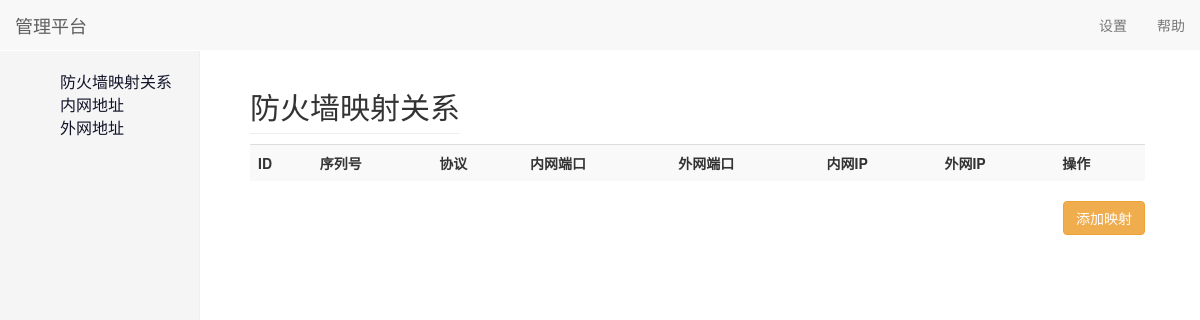
Page /fwmapping/indexdetail/ on the earlier database version.
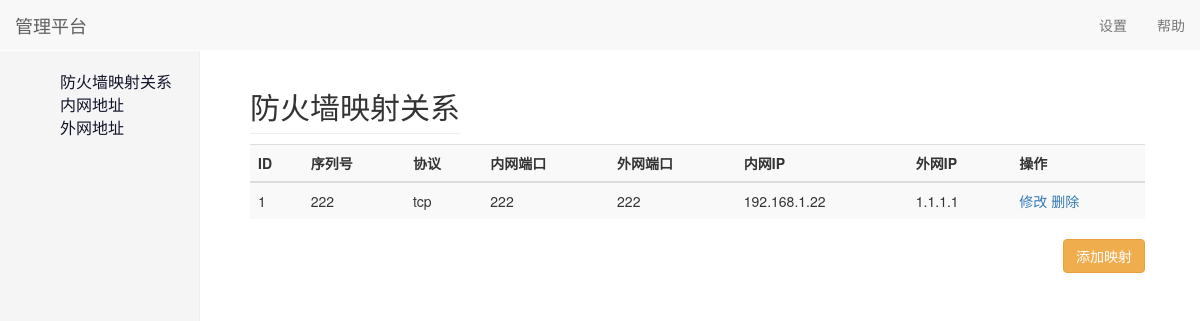
Same page on the later database version.
### fwMapping/models.py (models this page shows, shortened)
class Mapping(models.Model):
    mapid = models.PositiveIntegerField()
    serid = models.PositiveIntegerField()
    chiose = ((1, "tcp"), (2, "udp"), (3, "icmp"))
    protocol = models.IntegerField(choices=chiose, default=1)
    lanport = models.PositiveIntegerField()
    wanport = models.PositiveIntegerField()
    lanip = models.ForeignKey(to='Laninter', on_delete=models.CASCADE)
    wanip = models.ForeignKey(to='Waninter', on_delete=models.CASCADE)
    class Meta:
        unique_together = ('lanip', 'lanport', 'wanport')

class Laninter(models.Model):
    lanip = models.GenericIPAddressField(unique=True)

class Waninter(models.Model):
    wanip = models.GenericIPAddressField(unique=True)

### fwMapping/views.py (the view, shortened to what this page needs)
# urls.py: path('indexdetail/', views.IndexDetail.as_view({'get': 'list', 'delete': 'delete'}), name="indexDetail"),
class IndexDetail(ViewSetMixin, APIView):
    def list(self, request, *args, **kwargs):
        queryset = models.Mapping.objects.all()
        forms = modelSer.MappingForm(request.POST)
        return render(request, 'indexDetail.html', {"forms": forms, "queryset": queryset})

### fwMapping/templates/indexDetail.html (shortened to what this page needs)
{% extends 'index.html' %}
{% block right_box %}
    {% load static %}
    <div class="clearfix">
        <h2 class="sub-header pull-left">防火墙映射关系</h2>
    </div>
    <div class="table-responsive">
        <table class="table table-striped">
            <tr>
                {% for form in forms %}
                    <th>{{ form.label }}</th>
                {% endfor %}
                <th colspan="2">操作</th>
            </tr>
            <tbody>
            {% for mapping in queryset %}
                <tr>
                    <td>{{ mapping.id }}</td>
                    <td>{{ mapping.serid }}</td>
                    <td>{{ mapping.get_protocol_display }}</td>
                    <td>{{ mapping.lanport }}</td>
                    <td>{{ mapping.wanport }}</td>
                    <td>{{ mapping.lanip.lanip }}</td>
                    <td>{{ mapping.wanip.wanip }}</td>
                    <td>
                        <span>
                            <a href="{% url 'fwMapping:change' %}?changeID={{ mapping.pk  }}">修改</a>
                            <a href="#" class="delete">删除</a>
                        </span>
                    </td>
                </tr>
            {% endfor %}
            </tbody>
        </table>
    </div>
    <a href="{% url 'fwMapping:add' %}">
        <button class="pull-right btn btn-warning">添加映射</button>
    </a>
{% endblock %}

### templates/index.html (shortened to what this page needs)
<!DOCTYPE html>
<html lang="zh-CN">
<head>
    {% load static %}
    <link rel="stylesheet" href="{% static 'bootstrap/css/bootstrap.css' %}">
    <link rel="stylesheet" href="{% static 'css/dashboard.css' %}">
    <link rel="stylesheet" href="{% static 'css/header.css' %}">
</head>
<body>
<div class="container">
    <div class="row">
        {% include 'header1.html' %}
        <div class="col-sm-3 col-md-2 sidebar">
            {% include 'leftNavigation.html' %}
        </div>
        <div class="col-sm-9 col-sm-offset-3 col-md-10 col-md-offset-2 main">
            {% block right_box %} {% endblock %}
        </div>
    </div>
</div>
</body>
</html>

### templates/header1.html
    <nav class="navbar navbar-default navbar-fixed-top">
      <div class="container-fluid">
        <div class="navbar-header">
          <a class="navbar-brand" href="https://v3.bootcss.com/examples/dashboard/#">管理平台</a>
        </div>
        <div id="navbar" class="navbar-collapse collapse">
          <ul class="nav navbar-nav navbar-right">
            <li><a href="https://v3.bootcss.com/examples/dashboard/#">设置</a></li>
            <li><a href="https://v3.bootcss.com/examples/dashboard/#">帮助</a></li>
          </ul>
        </div>
      </div>
    </nav>

### templates/leftNavigation.html
<div class="navigation-box">
    <ul>
        <li><a href="{% url 'fwMapping:indexDetail' %}">防火墙映射关系</a></li>
        <li><a href="{% url 'fwMapping:lanDetail' %}">内网地址</a></li>
        <li><a href="#">外网地址</a></li>
    </ul>
</div>

### static/css/dashboard.css (style rules this page uses)
body { padding-top: 50px; }
.sub-header { padding-bottom: 10px; border-bottom: 1px solid #eee; }
.navbar-fixed-top { border: 0; }
.sidebar { display: none; }
@media (min-width: 768px) { .sidebar { position: fixed; top: 51px; bottom: 0; left: 0; z-index: 1000; display: block; padding: 20px; overflow-x: hidden; overflow-y: auto; background-color: #f5f5f5; border-right: 1px solid #eee; } }
.main { padding: 20px; }
@media (min-width: 768px) { .main { padding-right: 40px; padding-left: 40px; } }

### static/css/header.css (style rules this page uses)
.navigation-box ul { list-style: none; }
.navigation-box li a { text-decoration: none; font-size: 16px; color: #12142a; }

Differences in the rows shown:
added Mapping: id "1", serid "222", protocol "tcp", lanport "222", wanport "222", lanip.lanip "192.168.1.22", wanip.wanip "1.1.1.1"
